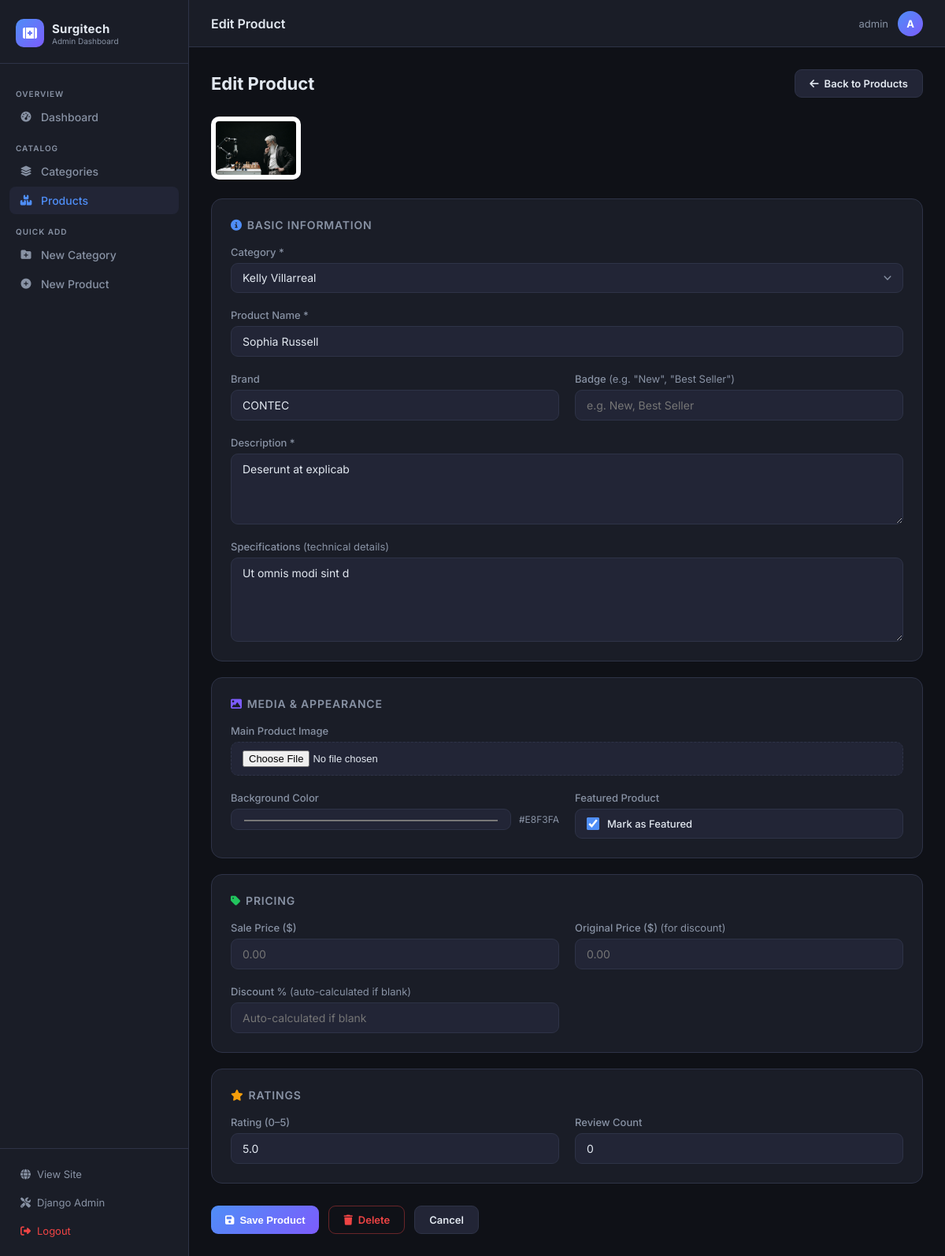
The page /dashboard/products/1/edit/ (signed in) on the database its author committed.
### apps/products/models.py (models this page shows, shortened)
class Product(models.Model):
    category = models.ForeignKey(Category, on_delete=models.CASCADE, related_name='products')
    name = models.CharField(max_length=255)
    slug = models.SlugField(unique=True, blank=True)
    brand = models.CharField(max_length=100, blank=True, null=True, default="CONTEC")
    description = models.TextField()
    specifications = models.TextField(blank=True, help_text="Detailed technical specifications.")
    main_image = models.ImageField(upload_to='products/')
    price = models.DecimalField(max_digits=10, decimal_places=2, null=True, blank=True)
    old_price = models.DecimalField(max_digits=10, decimal_places=2, null=True, blank=True)
    discount_percent = models.IntegerField(null=True, blank=True)
    badge = models.CharField(max_length=50, blank=True, null=True)
    bg_color = models.CharField(max_length=20, default="#E8F3FA")
    rating = models.DecimalField(max_digits=3, decimal_places=1, default=5.0)
    review_count = models.IntegerField(default=0)
    is_featured = models.BooleanField(default=False)
    created_at = models.DateTimeField(auto_now_add=True)
    updated_at = models.DateTimeField(auto_now=True)
    class Meta:
        ordering = ['-created_at']

### apps/dashboard/views.py (the view)
# urls.py: path('products/<int:pk>/edit/', views.product_edit, name='product_edit'),
@staff_member_required(login_url='/admin/login/')
def product_edit(request, pk):
    product = get_object_or_404(Product, pk=pk)
    form = ProductForm(request.POST or None, request.FILES or None, instance=product)
    if request.method == 'POST' and form.is_valid():
        form.save()
        messages.success(request, 'Product updated successfully!')
        return redirect('dashboard:product_list')
    return render(request, 'dashboard/products/form.html', {'form': form, 'title': 'Edit Product', 'obj': product})

### apps/products/models.py (called while the page is built)
    def __str__(self):
        return self.name

### templates/dashboard/products/form.html (shortened to what this page needs)
{% extends 'dashboard/base.html' %}
{% block nav_prod %}active{% endblock %}
{% block topbar_title %}{{ title }}{% endblock %}
{% block content %}
<div class="page-header">
  <h1>{{ title }}</h1>
  <a href="{% url 'dashboard:product_list' %}" class="btn btn-ghost">
    <i class="fa-solid fa-arrow-left"></i> Back to Products
  </a>
</div>
{% if obj and obj.main_image %}
<div style="margin-bottom:20px;">
  <img src="{{ obj.main_image.url }}" alt="{{ obj.name }}"
       style="height:80px;border-radius:10px;object-fit:contain;background:#fff;padding:6px;" />
</div>
{% endif %}
<form method="post" enctype="multipart/form-data">
  <div class="card" style="margin-bottom:20px;">
    <h3 style="font-size:14px;font-weight:600;color:var(--muted);text-transform:uppercase;letter-spacing:.8px;margin-bottom:18px;">
      <i class="fa-solid fa-circle-info" style="color:var(--accent);margin-right:6px;"></i>Basic Information
    </h3>
    <div class="form-grid">
      <div class="form-group span2">
        <label>Category *</label>
        {{ form.category }}
      </div>
      <div class="form-group span2">
        <label>Product Name *</label>
        {{ form.name }}
      </div>
      <div class="form-group">
        <label>Brand</label>
        {{ form.brand }}
      </div>
      <div class="form-group">
        <label>Badge <span style="color:var(--muted);font-weight:400;">(e.g. "New", "Best Seller")</span></label>
        {{ form.badge }}
      </div>
      <div class="form-group span2">
        <label>Description *</label>
        {{ form.description }}
      </div>
      <div class="form-group span2">
        <label>Specifications <span style="color:var(--muted);font-weight:400;">(technical details)</span></label>
        {{ form.specifications }}
      </div>
    </div>
  </div>
  <div class="card" style="margin-bottom:20px;">
    <h3 style="font-size:14px;font-weight:600;color:var(--muted);text-transform:uppercase;letter-spacing:.8px;margin-bottom:18px;">
      <i class="fa-solid fa-image" style="color:var(--accent2);margin-right:6px;"></i>Media & Appearance
    </h3>
    <div class="form-grid">
      <div class="form-group span2">
        <label>Main Product Image</label>
        {{ form.main_image }}
      </div>
      <div class="form-group">
        <label>Background Color</label>
        <div style="display:flex;align-items:center;gap:10px;">
          {{ form.bg_color }}
          <span id="color-label" style="font-size:12px;color:var(--muted);">{{ form.bg_color.value }}</span>
        </div>
      </div>
      <div class="form-group">
        <label>Featured Product</label>
        <div class="form-checkbox-wrap">
          {{ form.is_featured }}
          <label for="{{ form.is_featured.id_for_label }}">Mark as Featured</label>
        </div>
      </div>
    </div>
  </div>
  <div class="card" style="margin-bottom:20px;">
    <h3 style="font-size:14px;font-weight:600;color:var(--muted);text-transform:uppercase;letter-spacing:.8px;margin-bottom:18px;">
      <i class="fa-solid fa-tag" style="color:var(--success);margin-right:6px;"></i>Pricing
    </h3>
    <div class="form-grid">
      <div class="form-group">
        <label>Sale Price ($)</label>
        {{ form.price }}
      </div>
      <div class="form-group">
        <label>Original Price ($) <span style="color:var(--muted);font-weight:400;">(for discount)</span></label>
        {{ form.old_price }}
      </div>
      <div class="form-group">
        <label>Discount % <span style="color:var(--muted);font-weight:400;">(auto-calculated if blank)</span></label>
        {{ form.discount_percent }}
      </div>
    </div>
  </div>
  <div class="card" style="margin-bottom:28px;">
    <h3 style="font-size:14px;font-weight:600;color:var(--muted);text-transform:uppercase;letter-spacing:.8px;margin-bottom:18px;">
      <i class="fa-solid fa-star" style="color:var(--warning);margin-right:6px;"></i>Ratings
    </h3>
    <div class="form-grid">
      <div class="form-group">
        <label>Rating (0–5)</label>
        {{ form.rating }}
      </div>
      <div class="form-group">
        <label>Review Count</label>
        {{ form.review_count }}
      </div>
    </div>
  </div>
  <div class="form-actions">
    <button type="submit" class="btn btn-primary">
      <i class="fa-solid fa-floppy-disk"></i> Save Product
    </button>
    {% if obj %}
    <a href="{% url 'dashboard:product_delete' obj.pk %}" class="btn btn-danger-outline">
      <i class="fa-solid fa-trash"></i> Delete
    </a>
    {% endif %}
    <a href="{% url 'dashboard:product_list' %}" class="btn btn-ghost">Cancel</a>
  </div>
</form>
{% endblock %}

### templates/dashboard/base.html (shortened to what this page needs)
{% load static %}
<!DOCTYPE html>
<html lang="en">
<head>
  <link rel="stylesheet" href="https://cdnjs.cloudflare.com/ajax/libs/font-awesome/6.5.1/css/all.min.css" />
</head>
<body>
  <aside class="sidebar">
    <div class="sidebar-logo">
      <div class="logo-icon"><i class="fa-solid fa-kit-medical"></i></div>
      <div>
        <span>Surgitech</span>
        <small>Admin Dashboard</small>
      </div>
    </div>
    <nav class="sidebar-nav">
      <div class="nav-label">Overview</div>
      <a href="{% url 'dashboard:home' %}" class="nav-link {% block nav_home %}{% endblock %}">
        <i class="fa-solid fa-gauge-high"></i> Dashboard
      </a>
      <div class="nav-label">Catalog</div>
      <a href="{% url 'dashboard:category_list' %}" class="nav-link {% block nav_cat %}{% endblock %}">
        <i class="fa-solid fa-layer-group"></i> Categories
      </a>
      <a href="{% url 'dashboard:product_list' %}" class="nav-link {% block nav_prod %}{% endblock %}">
        <i class="fa-solid fa-boxes-stacked"></i> Products
      </a>
      <div class="nav-label">Quick Add</div>
      <a href="{% url 'dashboard:category_add' %}" class="nav-link">
        <i class="fa-solid fa-folder-plus"></i> New Category
      </a>
      <a href="{% url 'dashboard:product_add' %}" class="nav-link">
        <i class="fa-solid fa-circle-plus"></i> New Product
      </a>
    </nav>
    <div class="sidebar-footer">
      <a href="/"><i class="fa-solid fa-globe"></i> View Site</a>
      <a href="/admin/" style="margin-top:4px;"><i class="fa-solid fa-screwdriver-wrench"></i> Django Admin</a>
      <a href="/admin/logout/" style="margin-top:4px;color:var(--danger);"><i class="fa-solid fa-right-from-bracket"></i> Logout</a>
    </div>
  </aside>
  <div class="main">
    <header class="topbar">
      <span class="topbar-title">{% block topbar_title %}Dashboard{% endblock %}</span>
      <div class="topbar-right">
        <span style="font-size:13px;color:var(--muted);">{{ request.user.username }}</span>
        <div class="topbar-avatar">{{ request.user.username|first|upper }}</div>
      </div>
    </header>
    <div class="page-body">
      {% block content %}{% endblock %}
    </div>
  </div>
</body>
</html>

### rows shown on the page
Product: main_image (picture), category "Kelly Villarreal", name "Sophia Russell", brand "CONTEC", description "Deserunt at explicab", specifications "Ut omnis modi sint d", bg_color "#e8f3fa", bg_color.value "#E8F3FA", is_featured "☑", rating "5.0", review_count "0"

### other values the page prints
{{ title }} "Edit Product"
{{ request.user.username }} "admin"
{{ request.user.username|first|upper }} "A"
